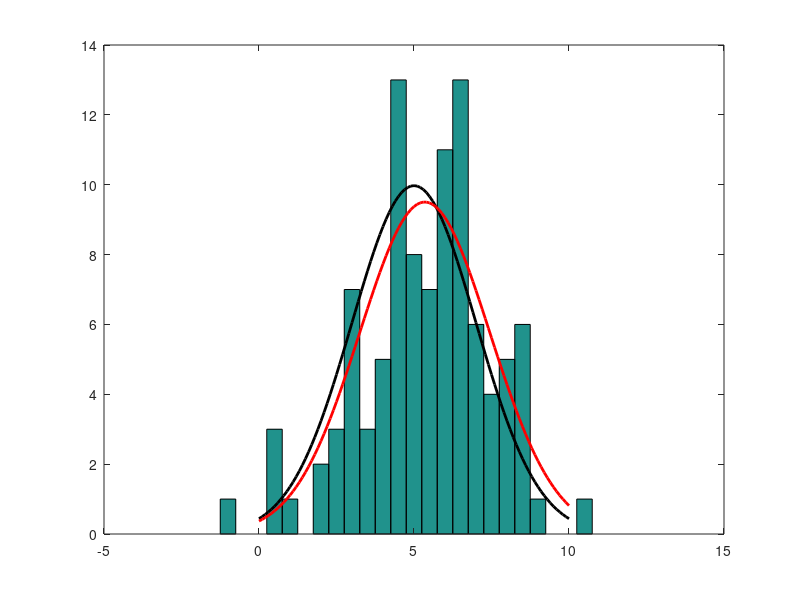

This figure's MATLAB source: (Note: this script raises an error after producing the figure.)
%% create randomly (normally) distributed samples
mu = 5;
sigma = 2;
N = 100;
x = randn(N,1)*sigma+mu; 

%% maximum likelihood estimates
t = mle(x)

%% unbiased estimates
mu_hat = mean(x) % find the mean value of samples
sigma_hat = std(x) % find the stand deviation of samples
pd = fitdist(x,'Normal') % find the unbiased estimates

%% plot 
dx = 0.5;
hist(x,-2:dx:12);
hold on;

xvec = 0:0.1:10;
yvec = normpdf(xvec,mu,sigma);
plot(xvec,yvec*dx*numel(x),'k','linewidth',2);

yvec2 = normpdf(xvec,mu_hat,sigma_hat);
plot(xvec,yvec2*dx*numel(x),'r','linewidth',2);

%% kernal smoothing function for the distribution 
[f,xi,bw] = ksdensity(x);
plot(xi,f*dx*numel(x),'b','linewidth',2)